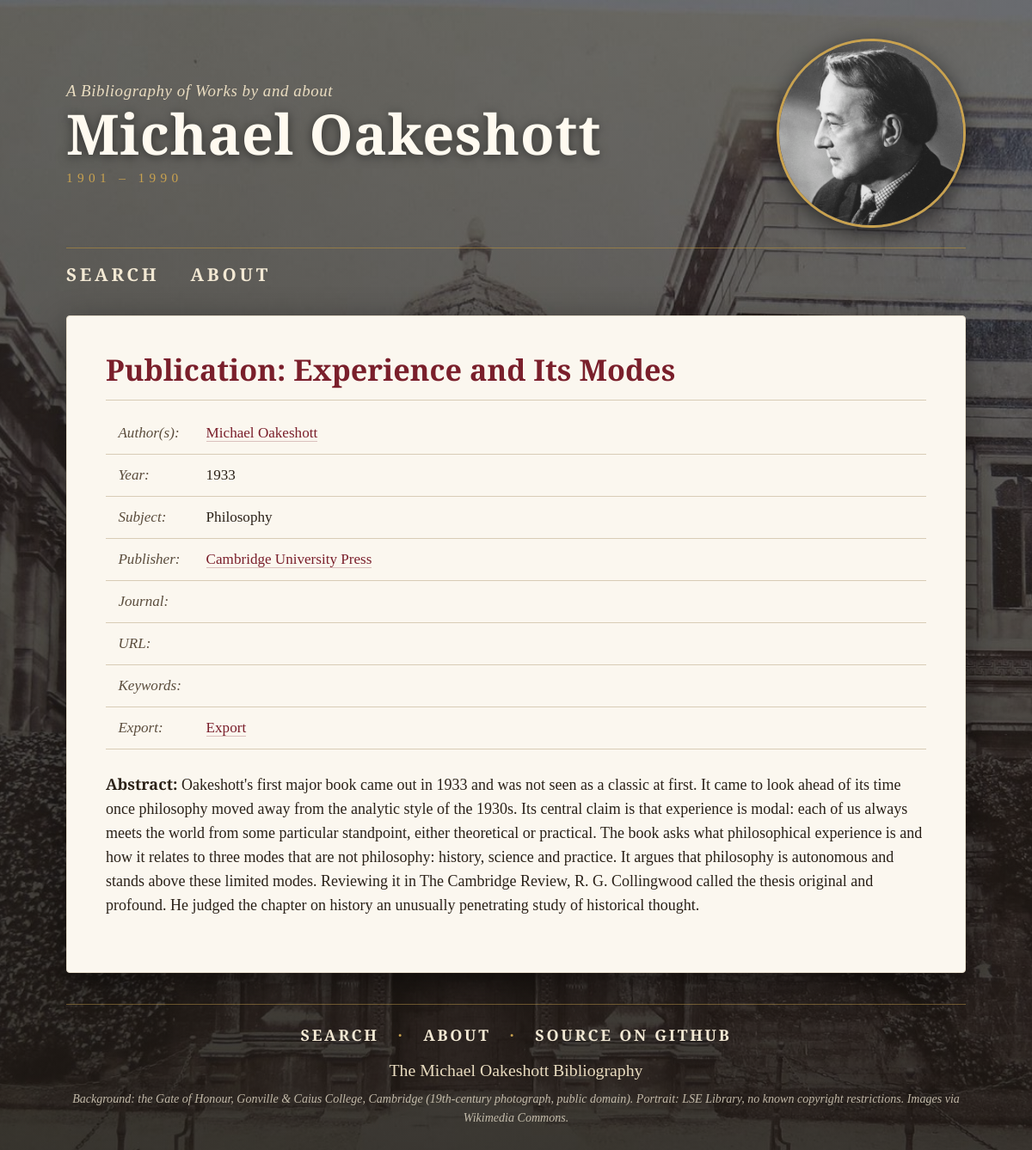
/oakeshott/pub_detail/1/, run on an earlier commit of the app's database.
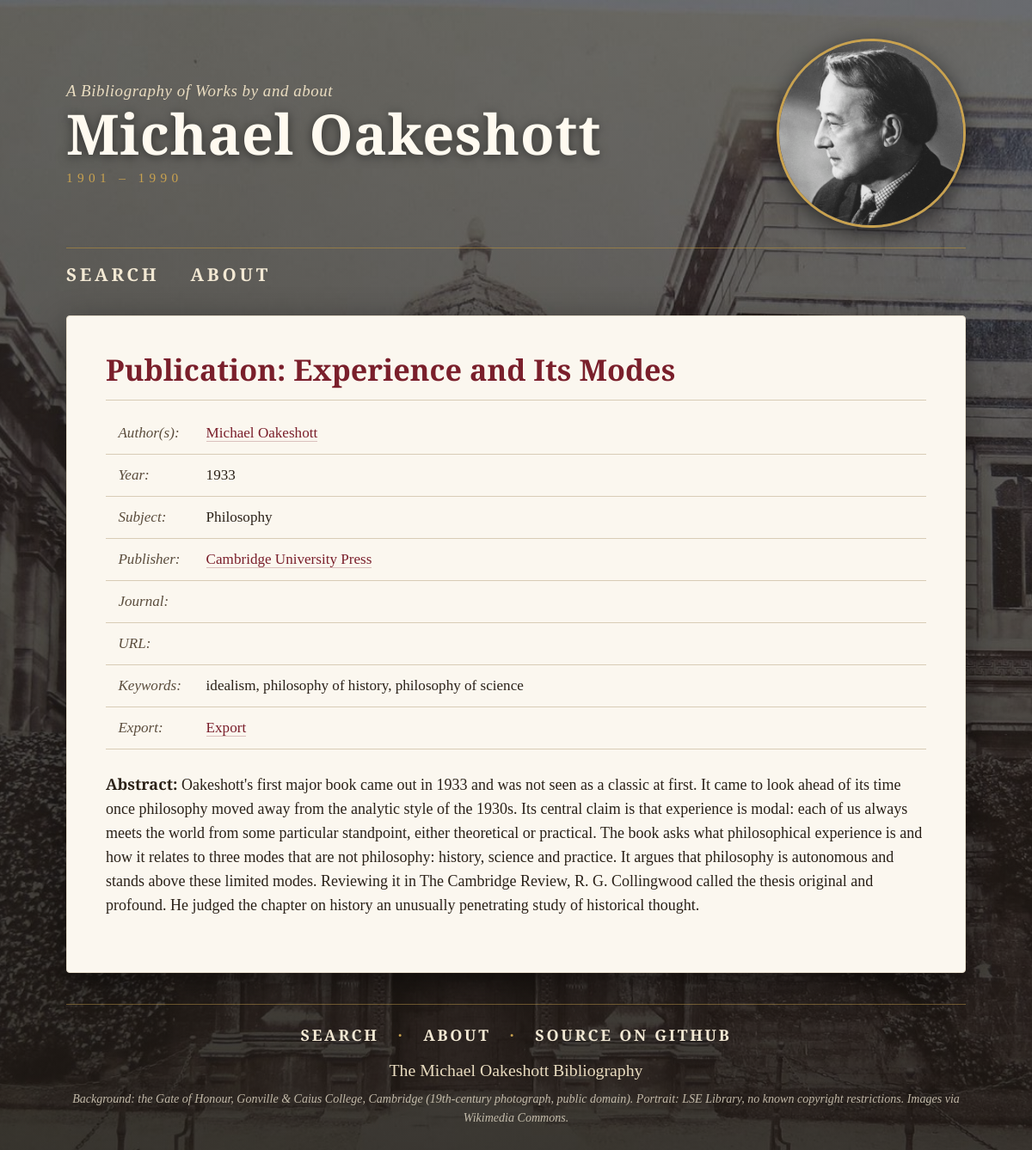
And on a later commit of the database.
### berkeley/models.py (models this page shows, shortened)
class UrlModel(models.Model):
    url = models.CharField(max_length=512, default="",
            blank=True, null=True)
    class Meta:
        abstract = True

class Publication(UrlModel):
    title = models.CharField(max_length=PUB_TITLE_LEN,
            blank=True, null=True, default="")
    pub_type = models.CharField(choices=TYPE_CHOICES, max_length=4,
            blank=True, null=True, default="")
    publisher = models.ForeignKey(Publisher, blank=True, null=True,  on_delete=models.CASCADE,)
    subject = models.ForeignKey(Subject, default=UNKNOWN_ID, on_delete=models.CASCADE,)
    journal = models.ForeignKey(Journal, blank=True, null=True, on_delete=models.CASCADE,)
    collection = models.ForeignKey('berkeley.Publication', blank=True,
            null=True, related_name="coll",  on_delete=models.CASCADE,)
    pub_reviewed = models.ForeignKey('berkeley.Publication', blank=True,
            null=True, related_name="pub_rev", on_delete=models.CASCADE,)
    year = models.IntegerField()
    volume = models.CharField(max_length=12, default="", blank=True)
    issue = models.CharField(max_length=12, default="", blank=True)
    month = models.CharField(max_length=10, default="", blank=True)
    day = models.CharField(max_length=10, default="", blank=True)
    pages = models.CharField(max_length=24, default="", blank=True)
    edition = models.CharField(max_length=4, default="", blank=True)
    medium = models.CharField(max_length=12, default="", blank=True)
    authors = models.ManyToManyField(Person, through="Authorship",
            related_name="authors", blank=True)
    editors = models.ManyToManyField(Person, through="Editorship",
            related_name="editors", blank=True)
    translators = models.ManyToManyField(
        Person, default="", related_name="translators",
        blank=True
    )
    reviewees = models.ManyToManyField(
        Person, default="", related_name="reviewees",
        blank=True
    )
    reprinted_in = models.ManyToManyField(
        'berkeley.Publication', symmetrical=False, related_name="reprints",
        blank=True
    )
    keywords = models.ManyToManyField(
        Keyword, default="", related_name="keywords",
        blank=True
    )
    city = models.CharField(max_length=128, default="", blank=True)
    isbn = models.CharField(max_length=24,
            default="",
            blank=True, null=True
    )  # 24 to account for future ISBN expansion
    sn = models.CharField(max_length=12, default="", blank=True, null=True)
    language = models.CharField(max_length=32, default="", blank=True)
    abstract = models.CharField(max_length=1024, default="", blank=True)
    doi = models.CharField(max_length=DOI_LEN, default="", blank=True)
    review = models.CharField(max_length=128, default="", blank=True)
    reviewed_names = models.CharField(max_length=128, default="",
                                      blank=True)
    def __str__(self):
        if self.title:
            return self.title
        elif self.pub_type in REVIEW_TYPES:
            return self.review_title()
        return ''
    def ordered_authors(self):
        links = self.authorship_set.all()
        if 'authorship_set' not in getattr(self, '_prefetched_objects_cache',
                                           {}):
            links = links.select_related('person')
        return [a.person for a in links]
    def ordered_editors(self):
        links = self.editorship_set.all()
        if 'editorship_set' not in getattr(self, '_prefetched_objects_cache',
                                           {}):
            links = links.select_related('person')
        return [e.person for e in links]
    def ordered_reprints(self):
        return self.reprints.order_by('year', 'id')
    def reviewed_title(self):
        if self.pub_reviewed:
            return self.pub_reviewed.title
        return self.review
    class Meta:
        ordering = ['title']

class DescrModel(models.Model):
    descr = models.CharField(max_length=512, default="", blank=True,
            null=True)
    class Meta:
        abstract = True

class EmailModel(models.Model):
    email_addr = models.CharField(max_length=EMAIL_LEN, default="", blank=True, null=True)
    class Meta:
        abstract = True

class Person(UrlModel, DescrModel, EmailModel):
    fname = models.CharField(max_length=PERSON_NAME_LEN, default="")
    mname = models.CharField(max_length=PERSON_NAME_LEN,
            blank=True, null=True)
    lname = models.CharField(max_length=PERSON_NAME_LEN)
    yob = models.IntegerField(blank=True, null=True)
    yod = models.IntegerField(blank=True, null=True)
    affiliation = models.CharField(max_length=AFFILIATION_LEN, default="",
            blank=True)
    address = models.ForeignKey(Address, null=True, blank=True, on_delete=models.CASCADE,)
    class Meta:
        ordering = ['lname']

class SingleNameModel(models.Model):
    name = models.CharField(max_length=256)
    def __str__(self):
        return self.name
    class Meta:
        abstract = True
        ordering = ['name']

class Subject(SingleNameModel):
    code = models.CharField(max_length=CODE_LEN, null=True, blank=True)

class Publisher(SingleNameModel, UrlModel, DescrModel):
    address = models.ForeignKey(Address, null=True, blank=True, on_delete=models.CASCADE,)

class Keyword(SingleNameModel):
    """
    All fields from abstract classes right now.
    """

### berkeley/views.py (the view)
# urls.py: re_path(r'^pub_detail/(?P<pub_id>[0-9]+)/$',
def pub_detail(request, pub_id):
    return detail_view(request, pub_id, Publication,
            'pub_detail.html', 'pub')

### berkeley/views.py (called while the page is built)
def get_hdr():
    site_hdr = "Bibliography Search"
    site_list = Site.objects.all()
    for site in site_list:
        site_hdr = site.header
        break   # since we only expect a single site record!
    return site_hdr

def detail_view(request, dbkey, cls, html, kwarg_key):
    site_hdr = get_hdr()
    obj = get_object_or_404(cls, pk=dbkey)
    return render(request, html, {kwarg_key: obj, 'header': site_hdr })

### berkeley/templates/pub_detail.html (shortened to what this page needs)
{% extends "base.html" %}
{% block content %}
    <div class="module">
    <table>
        <caption>
            Publication: {{ pub }}
        </caption>
        <tr>
            <td>Author(s):</td>
            <td>
            {% for author in pub.ordered_authors %}
                <a href="/oakeshott/person_detail/{{ author.id }}/">{{ author.fname }} {{ author.lname }}</a>{% if not forloop.last %},{% endif %}
            {% endfor %}
            </td>
        </tr>
        <tr>
            <td>Year:</td>
            <td> {{ pub.year }} </td>
        </tr>
        <tr>
            <td>Subject:</td>
            <td> {{ pub.subject }} </td>
        </tr>
        <tr>
            <td>Publisher:</td>
            <td>
                <a href="/oakeshott/publisher_detail/{{ pub.publisher.id }}/">
                {{ pub.publisher.name }}
                </a>
             </td>
        </tr>
        <tr>
            <td>Journal:</td>
            <td>
             </td>
        </tr>
        <tr>
            <td>URL:</td>
            <td><a href="{{ pub.url }}"> {{ pub.url }}</a></td>
        </tr>
        <tr>
            <td>Keywords:</td>
            <td>
            {% for keyword in pub.keywords.all %}
                {{ keyword.name }}{% if not forloop.last %},{% endif %}
            {% endfor %}
            </td>
        </tr>
        <tr>
            <td>Export:</td>
            <td>
                <a href="/oakeshott/export/{{ pub.id }}/">
                Export
                </a>
            </td>
        </tr>
    </table>
    <p>
        <strong>Abstract:</strong>
        {{ pub.abstract }}
    </p>
    </div>
{% endblock content %}

### berkeley/templates/base.html (shortened to what this page needs)
{% load static %}<!DOCTYPE html>
<html lang="en">
  <head>
    {% block stylesheets %}
    <link rel="stylesheet" type="text/css" href="{% static 'berkeley/style.css' %}?v=13" />
    {% endblock stylesheets %}
  </head>
  <body>
    <div id="container">
      <header id="header">
        <div class="masthead">
          <a class="brand" href="/oakeshott/">
            <span class="brand-kicker">A Bibliography of Works by and about</span>
            <span class="header-title">Michael Oakeshott</span>
            <span class="brand-dates">1901 &ndash; 1990</span>
          </a>
          <img class="portrait" src="{% static 'berkeley/img/oakeshott.jpg' %}?v=3"
               alt="Portrait of Michael Oakeshott in profile" />
        </div>
        <nav id="user-tools">
          <a href="/oakeshott/">Search</a>
          <a href="/oakeshott/about/">About</a>
        </nav>
      </header>
      <main id="content">
        <div id="content-main">
          {% block content %} {% endblock content %}
        </div>
      </main>
      <footer id="footer">
        <nav class="footer-nav">
          <a href="/oakeshott/">Search</a>
          <span class="sep">&middot;</span>
          <a href="/oakeshott/about/">About</a>
          <span class="sep">&middot;</span>
          <a href="https://github.com/gcallah/biblio_engine">Source on GitHub</a>
        </nav>
        <p class="footer-name">The Michael Oakeshott Bibliography</p>
        <p class="credits">
          Background: the Gate of Honour, Gonville &amp; Caius College, Cambridge
          (19th-century photograph, public domain).
          Portrait: LSE Library, no known copyright restrictions.
          Images via Wikimedia Commons.
        </p>
      </footer>
    </div>
  </body>
</html>

### mysite/static/berkeley/style.css (style rules this page uses)
:root { --ink: #2a2118; --ink-soft: #5b4d3d; --paper: #fbf7ef; --paper-edge: #e6dccb; --rule: #d8ccb6; --accent: #7a1f2b; --accent-dark: #561520; --gold: #c9a24f; --night: #1c1813; --serif-display: "Cormorant Garamond", "EB Garamond", Garamond, Georgia, serif; --serif-text: "EB Garamond", Garamond, Georgia, "Times New Roman", serif; }
* { box-sizing: border-box; }
html { font-size: 18px; }
body { margin: 0; padding: 0; color: var(--ink); font-family: var(--serif-text); line-height: 1.55; background-color: var(--night); background-image: linear-gradient(rgba(28, 24, 19, 0.55), rgba(28, 24, 19, 0.80)), url("img/caius-gate-of-honour.jpg"); background-size: cover; background-position: center top; background-attachment: fixed; min-height: 100vh; }
a:link, a:visited { color: var(--accent); text-decoration: none; border-bottom: 1px solid rgba(122, 31, 43, 0.25); }
#container { max-width: 1100px; margin: 0 auto; padding: 2.5rem 1.5rem 1.5rem; }
#header { color: var(--paper); margin-bottom: 1.75rem; }
.masthead { display: flex; align-items: center; justify-content: space-between; gap: 2rem; padding-bottom: 1.25rem; border-bottom: 1px solid rgba(184, 145, 63, 0.6); }
#header a.brand, #header a.brand:visited { display: flex; flex-direction: column; color: var(--paper); border-bottom: none; }
.brand-kicker { font-family: var(--serif-text); font-style: italic; font-size: 1.05rem; letter-spacing: 0.03em; color: #e9dcc0; }
.header-title { font-family: var(--serif-display); font-weight: 600; font-size: 3.6rem; line-height: 1.05; letter-spacing: 0.01em; color: #fffaf0; text-shadow: 0 2px 12px rgba(0, 0, 0, 0.5); }
.brand-dates { margin-top: 0.35rem; font-size: 0.85rem; letter-spacing: 0.35em; text-transform: uppercase; color: var(--gold); }
.portrait { flex: none; width: 220px; height: 220px; border-radius: 50%; object-fit: cover; border: 3px solid var(--gold); box-shadow: 0 6px 24px rgba(0, 0, 0, 0.55); }
#user-tools { display: flex; gap: 2rem; padding-top: 0.8rem; font-family: var(--serif-display); font-size: 1.15rem; font-weight: 600; letter-spacing: 0.18em; text-transform: uppercase; }
#user-tools a:link, #user-tools a:visited { color: #f3e9d4; border-bottom: 1px solid transparent; }
#content { background: var(--paper); border: 1px solid var(--paper-edge); border-radius: 4px; box-shadow: 0 12px 40px rgba(0, 0, 0, 0.45); padding: 2.25rem 2.5rem 2.5rem; }
.module { overflow-x: auto; }
p { margin: 0 0 1rem; }
table { width: 100%; border-collapse: collapse; margin: 0 0 1.5rem; font-size: 0.95rem; }
caption { caption-side: top; text-align: left; font-family: var(--serif-display); font-size: 1.9rem; font-weight: 600; color: var(--accent); padding: 0 0 0.75rem; margin-bottom: 0.75rem; border-bottom: 1px solid var(--rule); line-height: 1.25; }
th, td { padding: 0.6rem 0.8rem; text-align: left; vertical-align: top; border-bottom: 1px solid var(--rule); overflow-wrap: break-word; }
td:first-child:not(:only-child) { white-space: nowrap; color: var(--ink-soft); font-style: italic; width: 1%; }
#footer { margin-top: 2rem; padding-top: 1.25rem; border-top: 1px solid rgba(201, 162, 79, 0.45); text-align: center; color: rgba(243, 233, 212, 0.75); }
.footer-nav { font-family: var(--serif-display); font-size: 1rem; font-weight: 600; letter-spacing: 0.15em; text-transform: uppercase; }
.footer-nav a:link, .footer-nav a:visited { color: #f3e9d4; border-bottom: 1px solid transparent; }
.footer-nav .sep { margin: 0 0.8rem; color: var(--gold); }
.footer-name { margin: 0.6rem 0 0.4rem; font-family: var(--serif-display); font-size: 1.1rem; color: #e9dcc0; }
#footer .credits { margin: 0; font-size: 0.78rem; font-style: italic; }

What changed in the data, as far as the page shows it:
added Keyword: name "idealism"
added Keyword: name "philosophy of history"
added Keyword: name "philosophy of science"
